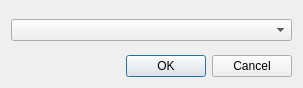
<?xml version="1.0" encoding="UTF-8"?>
<ui version="4.0">
 <class>AppDialog</class>
 <widget class="QDialog" name="AppDialog">
  <property name="geometry">
   <rect>
    <x>0</x>
    <y>0</y>
    <width>303</width>
    <height>88</height>
   </rect>
  </property>
  <property name="windowTitle">
   <string>Select Application</string>
  </property>
  <layout class="QVBoxLayout" name="verticalLayout">
   <item>
    <spacer name="verticalSpacer_2">
     <property name="orientation">
      <enum>Qt::Vertical</enum>
     </property>
     <property name="sizeHint" stdset="0">
      <size>
       <width>20</width>
       <height>40</height>
      </size>
     </property>
    </spacer>
   </item>
   <item>
    <widget class="QComboBox" name="comboBox">
     <property name="sizePolicy">
      <sizepolicy hsizetype="Preferred" vsizetype="Preferred">
       <horstretch>0</horstretch>
       <verstretch>0</verstretch>
      </sizepolicy>
     </property>
     <property name="iconSize">
      <size>
       <width>32</width>
       <height>32</height>
      </size>
     </property>
    </widget>
   </item>
   <item>
    <spacer name="verticalSpacer">
     <property name="orientation">
      <enum>Qt::Vertical</enum>
     </property>
     <property name="sizeHint" stdset="0">
      <size>
       <width>20</width>
       <height>40</height>
      </size>
     </property>
    </spacer>
   </item>
   <item>
    <widget class="QDialogButtonBox" name="buttonBox">
     <property name="orientation">
      <enum>Qt::Horizontal</enum>
     </property>
     <property name="standardButtons">
      <set>QDialogButtonBox::Cancel|QDialogButtonBox::Ok</set>
     </property>
    </widget>
   </item>
  </layout>
 </widget>
 <resources/>
 <connections>
  <connection>
   <sender>buttonBox</sender>
   <signal>accepted()</signal>
   <receiver>AppDialog</receiver>
   <slot>accept()</slot>
   <hints>
    <hint type="sourcelabel">
     <x>248</x>
     <y>254</y>
    </hint>
    <hint type="destinationlabel">
     <x>157</x>
     <y>274</y>
    </hint>
   </hints>
  </connection>
  <connection>
   <sender>buttonBox</sender>
   <signal>rejected()</signal>
   <receiver>AppDialog</receiver>
   <slot>reject()</slot>
   <hints>
    <hint type="sourcelabel">
     <x>316</x>
     <y>260</y>
    </hint>
    <hint type="destinationlabel">
     <x>286</x>
     <y>274</y>
    </hint>
   </hints>
  </connection>
 </connections>
</ui>
